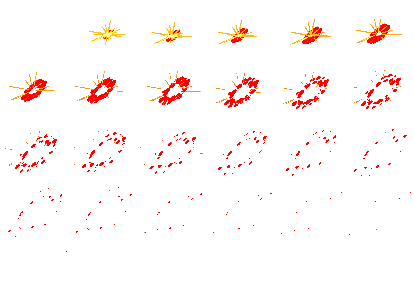
#> input picture arte/fontes/vfx/originais/blood_impact_6x5.png, 414 x 300 px
$ python preparar_vfx.py
#> lines starting #> are read from the running program, lines starting #| are printed output that depends on the picture
"""Prepara as folhas de efeitos do jogo a partir dos originais do Brackeys VFX Bundle (CC0).

Uso (da raiz do repositório):
    python3 arte/fontes/vfx/preparar_vfx.py

Para cada efeito: recorta os quadros da folha original, descarta os quadros
vazios do começo e do fim, pega um a cada `passo` quadros, reduz cada quadro
para `largura` pixels (estilo PSX: o jogo lê sem suavizar) e monta uma folha
nova quase quadrada em jogo/assets/vfx/<id>.png. A grade de cada folha vai para
jogo/assets/vfx/folhas.json, que o jogo lê (scripts/systems/vfx.gd).
"""
import json
import math
import os

from PIL import Image

AQUI = os.path.dirname(os.path.abspath(__file__))
ORIGINAIS = os.path.join(AQUI, "originais")
SAIDA = os.path.normpath(os.path.join(AQUI, "..", "..", "..", "jogo", "assets", "vfx"))

# id: (arquivo original, colunas, linhas, largura final do quadro em px (0 = original), passo)
FOLHAS = {
    "sangue": ("blood_impact_6x5.png", 6, 5, 0, 1),
    "impacto": ("impact_white_6x4.png", 6, 4, 48, 1),
    "golpe_forte": ("big_hit_6x5.png", 6, 5, 64, 1),
    "chama": ("flame_01_16x4.png", 16, 4, 32, 4),
    "fumaca": ("cloud_01_8x8.png", 8, 8, 48, 4),
}


def quadros(img, cols, rows):
    fw, fh = img.width // cols, img.height // rows
    return [img.crop((c * fw, r * fh, (c + 1) * fw, (r + 1) * fh)) for r in range(rows) for c in range(cols)]


def vazio(quadro):
    return quadro.getchannel("A").getextrema()[1] < 10


def reduzir(quadro, largura):
    if largura <= 0 or largura >= quadro.width:
        return quadro
    altura = max(1, round(quadro.height * largura / quadro.width))
    # Alfa pré-multiplicado: evita bordas escuras ao reduzir.
    return quadro.convert("RGBa").resize((largura, altura), Image.LANCZOS).convert("RGBA")


def main():
    os.makedirs(SAIDA, exist_ok=True)
    info = {}
    for ident, (arquivo, cols, rows, largura, passo) in FOLHAS.items():
        img = Image.open(os.path.join(ORIGINAIS, arquivo)).convert("RGBA")
#> img is the input picture: PIL image 414x300 RGBA; mean R, G, B, A 9.9, 3.3, 1.8, 8.6
        todos = quadros(img, cols, rows)
#> todos = 30 items
        cheios = [i for i, q in enumerate(todos) if not vazio(q)]
#> cheios = [1, 2, 3, 4, 5, 6, 7, 8, 9, 10, 11, 12, 13, 14, 15, 16, 17, 18, 19, 20, 21, 22, 23, 24]
        usados = todos[cheios[0]:cheios[-1] + 1][::passo]
#> usados = 24 items
        usados = [reduzir(q, largura) for q in usados]
        n = len(usados)
#> n = 24
        gc = math.ceil(math.sqrt(n))
#> gc = 5
        gr = math.ceil(n / gc)
#> gr = 5
        fw, fh = usados[0].size
#> fw = 69; fh = 60
        folha = Image.new("RGBA", (gc * fw, gr * fh), (0, 0, 0, 0))
#> folha: PIL image 345x300 RGBA; every value is 0
        for i, q in enumerate(usados):
            folha.paste(q, ((i % gc) * fw, (i // gc) * fh))
#> this loop made 24 passes
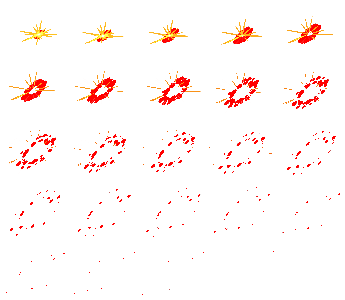
#> folha: PIL image 345x300 RGBA; mean R, G, B, A 11.9, 3.9, 2.2, 10.4; transparent parts drawn white
        destino = os.path.join(SAIDA, ident + ".png")
        folha.save(destino, optimize=True)
        info[ident] = {"colunas": gc, "linhas": gr, "quadros": n, "largura": fw, "altura": fh, "origem": arquivo}
        print("%-12s %2d quadros %3dx%-3d  folha %4dx%-4d  %6d bytes" % (ident, n, fw, fh, folha.width, folha.height, os.path.getsize(destino)))
#| sangue       24 quadros  69x60   folha  345x300     8189 bytes
#> pass 3 of the loop in main, `for ident, (arquivo, cols, rows, largura, passo) in FOLHAS.items():`:
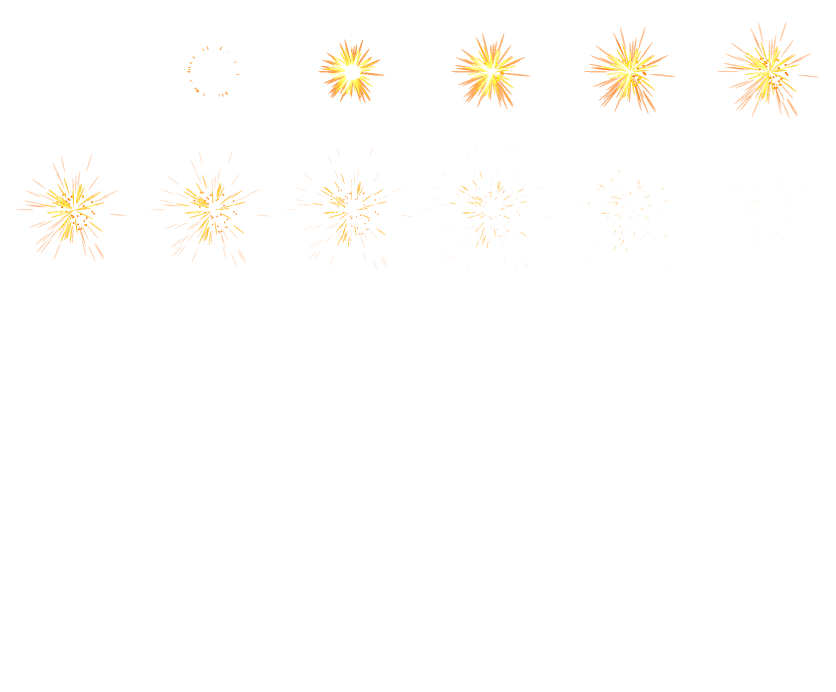
#> input picture arte/fontes/vfx/originais/big_hit_6x5.png, 3342 x 2765 px (shown at 1/4 size)
#> in main, img is the input picture: PIL image 3342x2765 RGBA; mean R, G, B, A 5.3, 3.9, 2, 4.1
#> todos = 30 items
#> cheios = [1, 2, 3, 4, 5, 6, 7, 8, 9, 10, 11]
#> usados = 11 items
#> n = 11
#> gr = 3
#> the loop in main, `for i, q in enumerate(usados):` made 11 passes
#> after the loop in main, `for i, q in enumerate(usados):`:
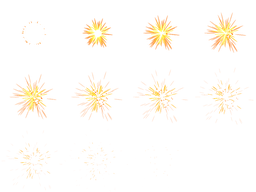
#> folha: PIL image 256x192 RGBA; mean R, G, B, A 41.8, 26, 8.6, 10.6; transparent parts drawn white
#| golpe_forte  11 quadros  64x64   folha  256x192    29324 bytes
#> the loop made 5 passes; the first 3 are shown
    with open(os.path.join(SAIDA, "folhas.json"), "w", encoding="utf-8") as f:
        json.dump({"_sobre": "Gerado por arte/fontes/vfx/preparar_vfx.py; não editar à mão.", "folhas": info}, f, ensure_ascii=False, indent=1)


if __name__ == "__main__":
    main()
